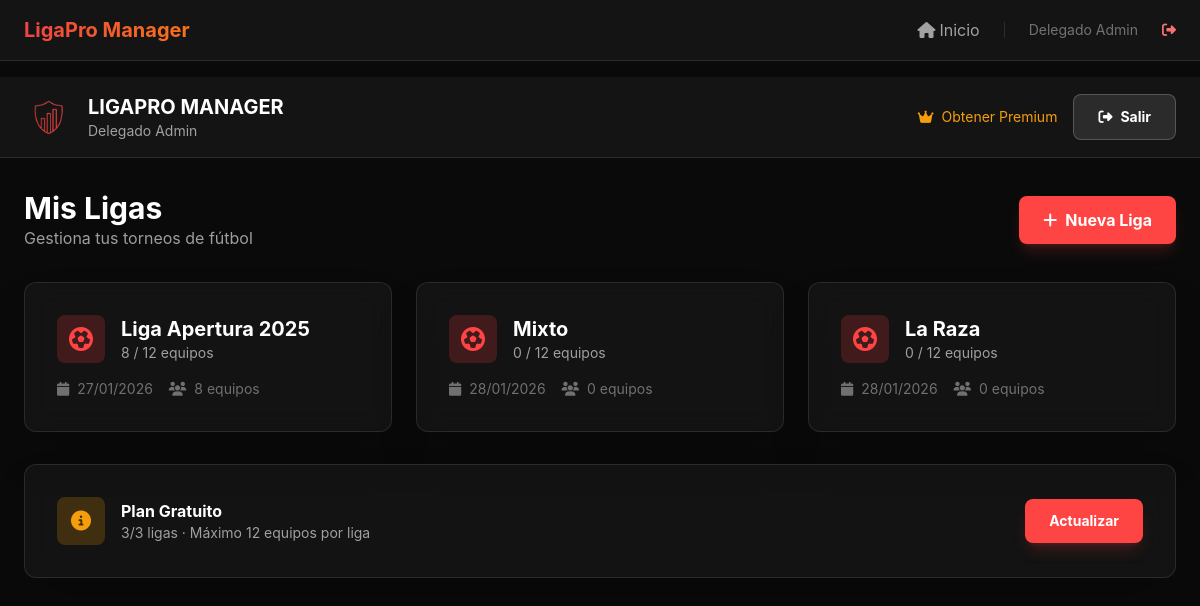
Screenshot of /dashboard (signed in) with the database file from the repository.
### app.py (models this page shows, shortened)
class User(UserMixin, db.Model):
    __tablename__ = 'users'
    id = db.Column(db.String(36), primary_key=True, default=lambda: str(uuid.uuid4()))
    email = db.Column(db.String(120), unique=True, nullable=False)
    password = db.Column(db.String(255), nullable=False)
    name = db.Column(db.String(100), nullable=False)
    role = db.Column(db.String(20), default='owner')  # owner or captain
    is_premium = db.Column(db.Boolean, default=False)
    premium_expires_at = db.Column(db.DateTime, nullable=True)
    team_id = db.Column(db.String(36), db.ForeignKey('teams.id'), nullable=True)
    created_at = db.Column(db.DateTime, default=lambda: datetime.now(timezone.utc))
    leagues = db.relationship('League', backref='owner', lazy=True, foreign_keys='League.user_id')

class League(db.Model):
    __tablename__ = 'leagues'
    id = db.Column(db.String(36), primary_key=True, default=lambda: str(uuid.uuid4()))
    name = db.Column(db.String(100), nullable=False)
    user_id = db.Column(db.String(36), db.ForeignKey('users.id'), nullable=False)
    max_teams = db.Column(db.Integer, default=12)
    win_points = db.Column(db.Integer, default=3)
    draw_points = db.Column(db.Integer, default=1)
    loss_points = db.Column(db.Integer, default=0)
    playoff_mode = db.Column(db.String(20), nullable=True)
    playoff_bye_teams = db.Column(db.Text, nullable=True)  # JSON string of team IDs
    show_stats = db.Column(db.Boolean, default=True)
    logo_url = db.Column(db.Text, nullable=True) # Premium only
    slogan = db.Column(db.String(255), nullable=True) # Premium only
    created_at = db.Column(db.DateTime, default=lambda: datetime.now(timezone.utc))
    teams = db.relationship('Team', backref='league', lazy=True, cascade='all, delete-orphan')
    teams = db.relationship('Team', backref='league', lazy=True, cascade='all, delete-orphan')
    matches = db.relationship('Match', backref='league', lazy=True, cascade='all, delete-orphan')
    playoff_type = db.Column(db.String(20), default='single') # 'single' or 'double'

### app.py (the view)
@app.route('/dashboard')
@login_required
@owner_required
def dashboard():
    leagues = League.query.filter_by(user_id=current_user.id).all()
    return render_template('dashboard.html', leagues=leagues)

### app.py (called while the page is built)
@login_manager.user_loader
def load_user(user_id):
    return User.query.get(user_id)

def owner_required(f):
    @wraps(f)
    def decorated_function(*args, **kwargs):
        if current_user.role != 'owner' and current_user.role != 'admin':
            flash('Acceso denegado. Solo para administradores.', 'danger')
            return redirect(url_for('captain_dashboard'))
        return f(*args, **kwargs)
    return decorated_function

### templates/dashboard.html (shortened to what this page needs)
{% extends "base.html" %}
{% block content %}
<div class="min-h-screen">
    <header class="bg-card border-b border-white/10">
        <div class="max-w-7xl mx-auto px-6 py-4">
            <div class="flex justify-between items-center">
                <div class="flex items-center gap-4">
                    <img src="{{ url_for('static', filename='LigaPro_Manager.png') }}" alt="Logo"
                        class="w-12 h-12 object-contain">
                    <div>
                        <h1 class="text-xl font-bold">LIGAPRO MANAGER</h1>
                        <p class="text-white/60 text-sm">{{ current_user.name }}</p>
                    </div>
                </div>
                <div class="flex items-center gap-4">
                    {% if current_user.is_premium %}
                    <span class="bg-warning/20 text-warning px-3 py-1 rounded text-sm">
                        <i class="fas fa-crown mr-1"></i> Premium
                    </span>
                    {% else %}
                    <a href="{{ url_for('premium') }}" class="text-warning hover:text-warning/80 text-sm">
                        <i class="fas fa-crown mr-1"></i> Obtener Premium
                    </a>
                    {% endif %}
                    <a href="{{ url_for('logout') }}" class="btn-secondary text-sm">
                        <i class="fas fa-sign-out-alt mr-2"></i>Salir
                    </a>
                </div>
            </div>
        </div>
    </header>
    <main class="max-w-7xl mx-auto px-6 py-8">
        <div class="flex justify-between items-center mb-8">
            <div>
                <h2 class="text-3xl font-bold">Mis Ligas</h2>
                <p class="text-white/60">Gestiona tus torneos de fútbol</p>
            </div>
            <a href="{{ url_for('create_league') }}" class="btn-primary">
                <i class="fas fa-plus mr-2"></i>Nueva Liga
            </a>
        </div>
        {% if leagues %}
        <div class="grid grid-cols-1 md:grid-cols-2 lg:grid-cols-3 gap-6">
            {% for league in leagues %}
            <a href="{{ url_for('league_detail', league_id=league.id) }}"
                class="card hover:border-primary/50 transition-colors group">
                <div class="flex items-center gap-4 mb-4">
                    {% if league.logo_url %}
                    <img src="{{ league.logo_url }}" alt="Logo {{ league.name }}"
                        class="w-12 h-12 rounded-lg object-contain bg-white/5 p-1 group-hover:bg-white/10 transition-colors">
                    {% else %}
                    <div
                        class="w-12 h-12 bg-primary/20 rounded-lg flex items-center justify-center group-hover:bg-primary/30 transition-colors">
                        <i class="fas fa-futbol text-2xl text-primary"></i>
                    </div>
                    {% endif %}
                    <div>
                        <h3 class="text-xl font-bold">{{ league.name }}</h3>
                        <p class="text-white/60 text-sm">{{ league.teams|length }} / {{ league.max_teams }} equipos</p>
                    </div>
                </div>
                <div class="flex items-center gap-4 text-sm text-white/40">
                    <span><i class="fas fa-calendar mr-1"></i> {{ league.created_at.strftime('%d/%m/%Y') }}</span>
                    <span><i class="fas fa-users mr-1"></i> {{ league.teams|length }} equipos</span>
                </div>
            </a>
            {% endfor %}
        </div>
        {% endif %}
        {% if not current_user.is_premium %}
        <div class="mt-8 card bg-white/5 border-warning/30">
            <div class="flex items-center gap-4">
                <div class="w-12 h-12 bg-warning/20 rounded-lg flex items-center justify-center">
                    <i class="fas fa-info-circle text-warning text-xl"></i>
                </div>
                <div class="flex-1">
                    <h4 class="font-bold">Plan Gratuito</h4>
                    <p class="text-white/60 text-sm">{{ leagues|length }}/3 ligas · Máximo 12 equipos por liga</p>
                </div>
                <a href="{{ url_for('premium') }}" class="btn-primary text-sm">
                    Actualizar
                </a>
            </div>
        </div>
        {% endif %}
    </main>
</div>
{% endblock %}

### templates/base.html (shortened to what this page needs)
<!DOCTYPE html>
<html lang="es">
<head>
    <script src="https://cdn.tailwindcss.com"></script>
    <link rel="stylesheet" href="https://cdnjs.cloudflare.com/ajax/libs/font-awesome/6.4.0/css/all.min.css">
</head>
<body class="min-h-screen">
    {% if current_user.is_authenticated %}
    <nav class="bg-card border-b border-white/10 px-6 py-4 mb-4">
        <div class="max-w-7xl mx-auto flex justify-between items-center">
            <a href="{{ url_for('index') }}"
                class="text-xl font-bold bg-gradient-to-r from-red-500 to-orange-500 bg-clip-text text-transparent">
            </a>
            <div class="flex items-center gap-4">
                {% if current_user.role == 'owner' %}
                <a href="{{ url_for('dashboard') }}" class="text-white/60 hover:text-white"><i
                        class="fas fa-home mr-1"></i>Inicio</a>
                {% elif current_user.role == 'captain' %}
                <a href="{{ url_for('captain_dashboard') }}" class="text-white/60 hover:text-white"><i
                        class="fas fa-futbol mr-1"></i>Mi Equipo</a>
                {% endif %}
                <span class="text-white/40 text-sm">{{ current_user.name }}</span>
                <a href="{{ url_for('logout') }}" class="text-red-400 hover:text-red-300 text-sm ml-2">
                    <i class="fas fa-sign-out-alt"></i>
                </a>
            </div>
        </div>
    </nav>
    {% endif %}
    {% block content %}{% endblock %}
</body>
</html>

### templates/base.html (style rules this page uses)
body { background-color: #0A0A0A; color: white; font-family: 'Inter', system-ui, sans-serif; }
.btn-primary { @apply bg-primary hover:bg-red-600 text-white font-bold py-3 px-6 rounded-lg transition-all transform hover:scale-105 shadow-lg shadow-red-500/20; }
.btn-secondary { @apply bg-white/10 hover:bg-white/20 text-white font-bold py-3 px-6 rounded-lg border border-white/20 transition-all hover:border-white/40; }
.card { @apply bg-card/90 backdrop-blur-md border border-white/10 rounded-xl p-8 shadow-2xl; }

### rows the page displays
User: name "Delegado Admin"
League: name "Liga Apertura 2025", teams|length "8", max_teams "12", created_at "27/01/2026"
League: name "Mixto", teams|length "0", max_teams "12", created_at "28/01/2026"
League: name "La Raza", teams|length "0", max_teams "12", created_at "28/01/2026"

### other values shown
{{ leagues|length }} "3"
